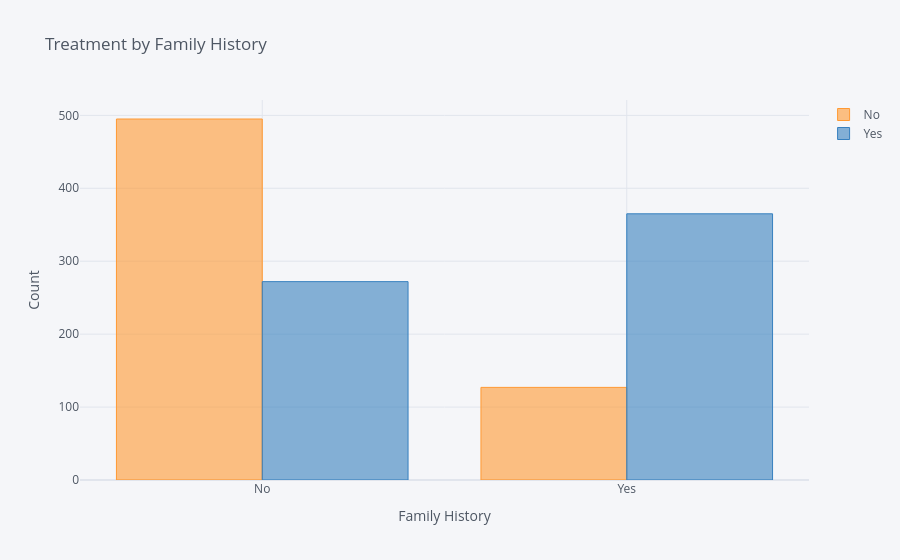

The cell this chart's notebook holds for it:
### Code cell
#3. Key risk factors
pd.crosstab(df['family_history'], df['treatment']).iplot(kind='bar', barmode='group', title='Treatment by Family History', xTitle='Family History', yTitle='Count')

### Figure 1 — Plotly figure (JSON) as saved in the notebook; plotly's stock layout.template omitted (floating-point values rounded to 4 significant figures)
{"data": [{"marker": {"color": "rgba(255, 153, 51, 0.6)", "line": {"color": "rgba(255, 153, 51, 1.0)", "width": 1}}, "name": "No", "orientation": "v", "text": "", "type": "bar", "x": ["No", "Yes"], "y": [495, 127]}, {"marker": {"color": "rgba(55, 128, 191, 0.6)", "line": {"color": "rgba(55, 128, 191, 1.0)", "width": 1}}, "name": "Yes", "orientation": "v", "text": "", "type": "bar", "x": ["No", "Yes"], "y": [272, 365]}], "layout": {"barmode": "group", "legend": {"bgcolor": "#F5F6F9", "font": {"color": "#4D5663"}}, "paper_bgcolor": "#F5F6F9", "plot_bgcolor": "#F5F6F9", "title": {"font": {"color": "#4D5663"}, "text": "Treatment by Family History"}, "xaxis": {"gridcolor": "#E1E5ED", "showgrid": true, "tickfont": {"color": "#4D5663"}, "title": {"font": {"color": "#4D5663"}, "text": "Family History"}, "zerolinecolor": "#E1E5ED"}, "yaxis": {"gridcolor": "#E1E5ED", "showgrid": true, "tickfont": {"color": "#4D5663"}, "title": {"font": {"color": "#4D5663"}, "text": "Count"}, "zerolinecolor": "#E1E5ED"}}}
